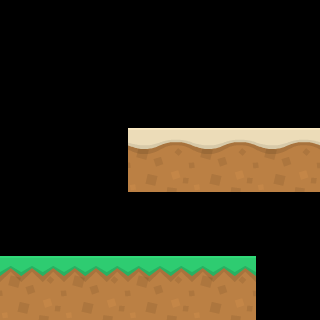

Tiled map render using the project's own tile images. Description and the whole map definition, tile-layer contents included, below:
An orthogonal 5x5 tile map with 64x64 px tiles, 1 tile layer (Tile Layer 1).

<map version="1.5" tiledversion="1.6.0" orientation="orthogonal" renderorder="right-down" width="5" height="5" tilewidth="64" tileheight="64" infinite="0" nextlayerid="2" nextobjectid="1">
 <tileset firstgid="1" source="../sprites/platformer/platformer_tileset.tsx" />
 <layer id="1" name="Tile Layer 1" width="5" height="5">
  <data encoding="csv">
0,0,0,0,0,
0,0,0,0,0,
0,0,2,2,2,
0,0,0,0,0,
1,1,1,1,0
</data>
 </layer>
</map>
